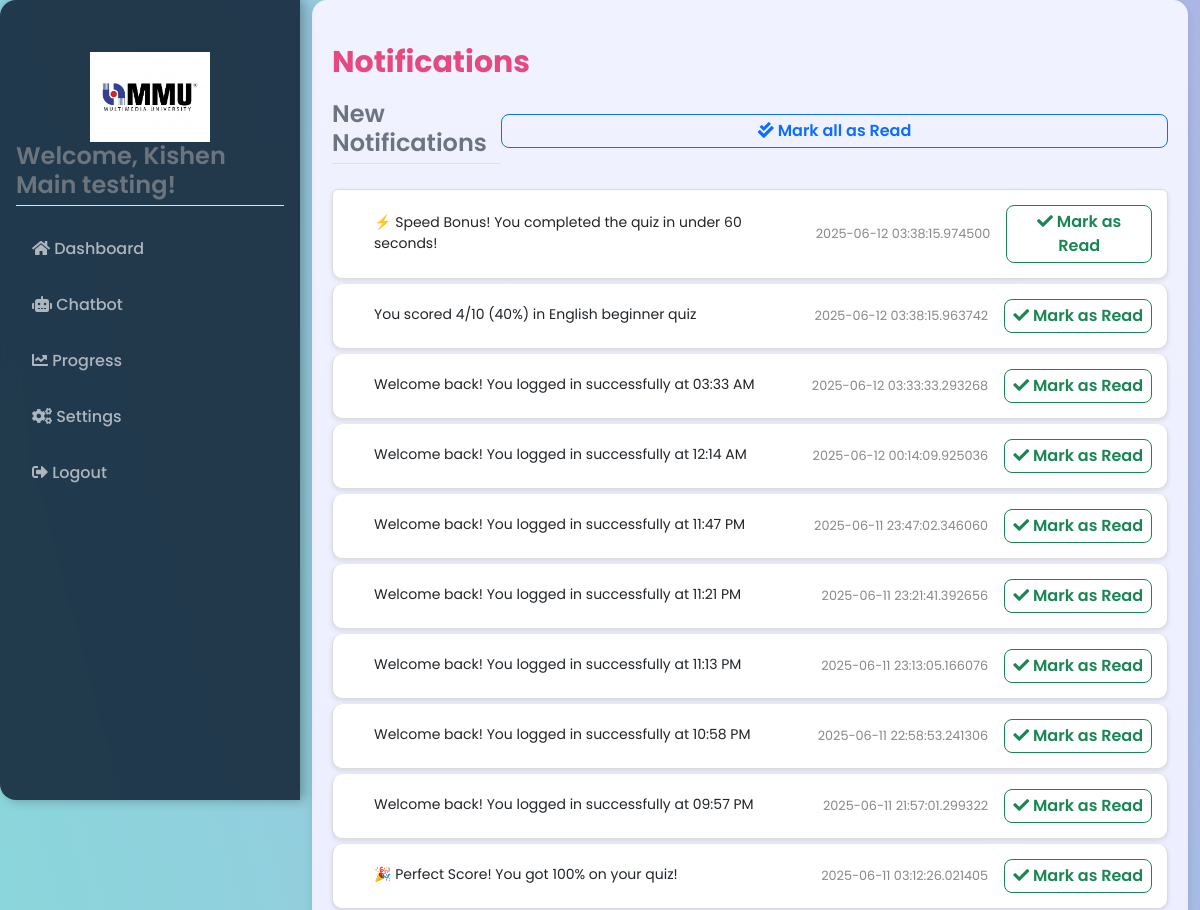
/notifications (signed in, upper part), run on an earlier commit of the app's database.
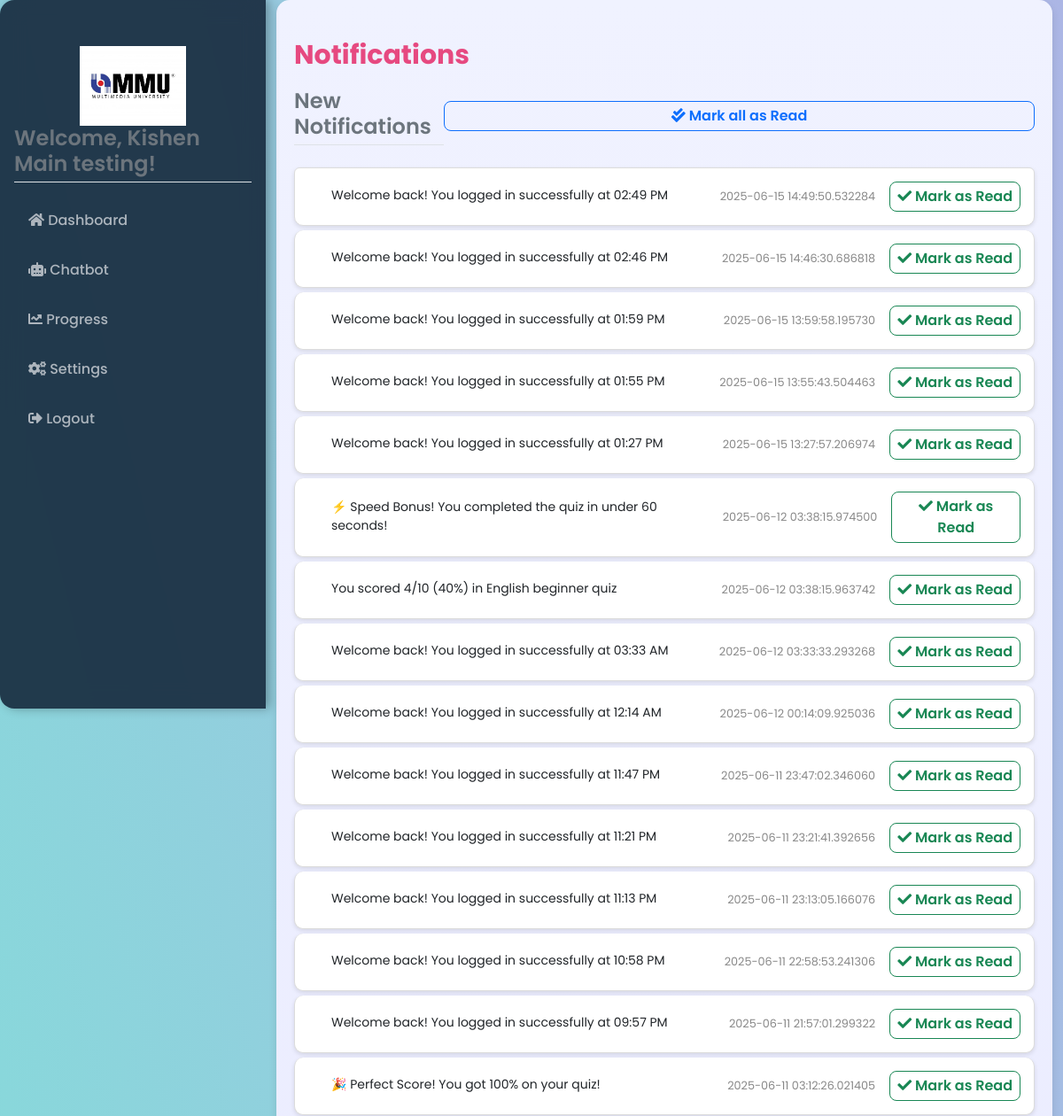
And on a later commit of the database.
### tables this page shows
CREATE TABLE notifications (
                id INTEGER PRIMARY KEY AUTOINCREMENT,
                user_id INTEGER NOT NULL,
                message TEXT NOT NULL,
                timestamp DATETIME NOT NULL, is_read INTEGER DEFAULT 0,
                FOREIGN KEY (user_id) REFERENCES users (id)
            );

### app.py (the view, shortened to what this page needs)
@app.route('/notifications', methods=['GET', 'POST'])
def notifications():
    if 'user_id' not in session:
        return redirect(url_for('login'))
    with get_db_connection() as conn:
        notifications = conn.execute(
            "SELECT * FROM notifications WHERE user_id = ? ORDER BY timestamp DESC",
            (session['user_id'],)
        ).fetchall()
        unread_notifications = [n for n in notifications if n['is_read'] == 0]
        read_notifications = [n for n in notifications if n['is_read'] == 1]
    return render_template('notifications.html',
                         notifications=notifications,
                         unread_notifications=unread_notifications,
                         read_notifications=read_notifications,
                         username=session.get('username', 'User'))

### app.py (called while the page is built)
def get_db_connection():
    db_path = os.path.join(os.path.dirname(os.path.abspath(__file__)), 'database.db')
    conn = sqlite3.connect(db_path)
    conn.row_factory = sqlite3.Row  # This allows accessing columns by name
    conn.execute('PRAGMA busy_timeout = 30000')  # 30 second timeout to avoid locking issues
    return conn

### templates/notifications.html (shortened to what this page needs)
<!DOCTYPE html>
<html lang="en">
<head>
    <link href="https://cdn.jsdelivr.net/npm/bootstrap@5.3.0-alpha1/dist/css/bootstrap.min.css" rel="stylesheet">
    <link rel="stylesheet" href="https://cdnjs.cloudflare.com/ajax/libs/font-awesome/5.15.4/css/all.min.css">
    <link rel="stylesheet" href="{{ url_for('static', filename='styles.css') }}">
</head>
<body>
    <div class="container-fluid">
        <div class="row">
            <div class="col-md-3 sidebar text-white">
                <div class="mmu-logo-container" style="text-align: center; margin-top: 20px;">
                    <img src="{{ url_for('static', filename='MMU LOGO.png') }}" alt="MMU Logo" width="120" />
                </div>
                <h4>Welcome, {{ username }}!</h4>
                <ul class="nav flex-column">
                    <li class="nav-item"><a class="nav-link" href="{{ url_for('dashboard') }}"><i class="fas fa-home"></i> Dashboard</a></li>
                    <li class="nav-item"><a class="nav-link" href="{{ url_for('chatbot') }}"><i class="fas fa-robot"></i> Chatbot</a></li>
                    <li class="nav-item"><a class="nav-link" href="{{ url_for('progress') }}"><i class="fas fa-chart-line"></i> Progress</a></li>
                    <li class="nav-item"><a class="nav-link" href="{{ url_for('settings') }}"><i class="fas fa-cogs"></i> Settings</a></li>
                    <li class="nav-item"><a class="nav-link" href="{{ url_for('logout') }}"><i class="fas fa-sign-out-alt"></i> Logout</a></li>
                </ul>
            </div>
            <div class="col-md-9">
                <div class="main-content">
                    <h2 class="mt-4">Notifications</h2>
                    <div class="unread-section">
                        <div class="d-flex justify-content-between align-items-center">
                            <h4>New Notifications</h4>
                            {% if unread_notifications %}
                                <button id="mark-all-read" class="btn btn-sm btn-outline-primary mb-3">
                                    <i class="fas fa-check-double"></i> Mark all as Read
                                </button>
                            {% endif %}
                        </div>
                        {% if unread_notifications %}
                            <div class="list-group unread-list">
                                {% for notification in unread_notifications %}
                                    <div class="list-group-item notification-item" data-notification-id="{{ notification.id }}">
                                        <div class="d-flex align-items-center">
                                            <span class="notification-type {{ notification.type }}">{{ notification.type }}</span>
                                            <span class="notification-message">{{ notification.message }}</span>
                                        </div>
                                        <div class="d-flex align-items-center">
                                            <span class="notification-timestamp me-3">{{ notification.timestamp }}</span>
                                            <button class="btn btn-sm btn-outline-success mark-read-button" data-notification-id="{{ notification.id }}">
                                                <i class="fas fa-check"></i> Mark as Read
                                            </button>
                                        </div>
                                    </div>
                                {% endfor %}
                            </div>
                        {% else %}
                            <div class="alert alert-info">
                                <i class="fas fa-info-circle"></i> No unread notifications
                            </div>
                        {% endif %}
                    </div>
                </div>
            </div>
        </div>
    </div>
</body>
</html>

What changed in the data, as far as the page shows it:
added notifications: message "Welcome back! You logged in successfully at 02:49 PM", timestamp "2025-06-15 14:49:50.532284"
added notifications: message "Welcome back! You logged in successfully at 02:46 PM", timestamp "2025-06-15 14:46:30.686818"
added notifications: message "Welcome back! You logged in successfully at 01:59 PM", timestamp "2025-06-15 13:59:58.195730"
added notifications: message "Welcome back! You logged in successfully at 01:55 PM", timestamp "2025-06-15 13:55:43.504463"
added notifications: message "Welcome back! You logged in successfully at 01:27 PM", timestamp "2025-06-15 13:27:57.206974"
